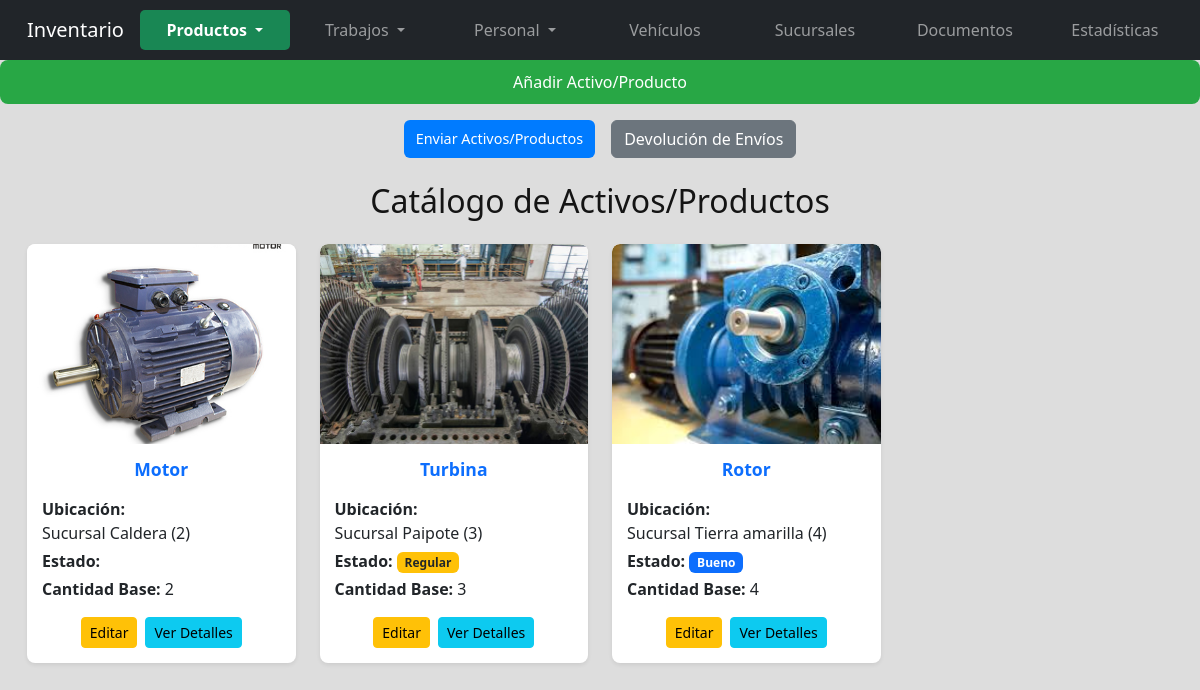
Page /activos.php (signed in) on the committed database.
### tables this page shows
CREATE TABLE `activos` (
  `idactivo` int(11) NOT NULL,
  `nombre` varchar(100) NOT NULL,
  `idcategoria` int(11) NOT NULL,
  `nro_asignacion` varchar(50) DEFAULT NULL,
  `estado` varchar(50) DEFAULT NULL,
  `descripcion` text DEFAULT NULL,
  `cantidad` int(11) DEFAULT 1,
  `img` varchar(255) DEFAULT NULL,
  `fecha_registro` datetime DEFAULT current_timestamp(),
  `idubicacion` int(11) DEFAULT NULL
);

### activos.php (the view, shortened to what this page needs)
<?php
include 'db.php';
$sql = "SELECT a.*, c.nombre AS categoria, u.nombre AS ubicacion
        FROM activos a
        LEFT JOIN categoria c ON a.idcategoria = c.idcategoria
        LEFT JOIN ubicaciones u ON a.idubicacion = u.idubicacion
        ORDER BY a.fecha_registro DESC";
$result = $conn->query($sql);
?>
<!DOCTYPE html>
<html lang="es">
<head>
  <link href="https://cdn.jsdelivr.net/npm/bootstrap@5.3.2/dist/css/bootstrap.min.css" rel="stylesheet">
  <link rel="stylesheet" href="css/style.css">
 <link href="https://cdn.jsdelivr.net/npm/select2@4.1.0-rc.0/dist/css/select2.min.css" rel="stylesheet" />
  <link rel="stylesheet" href="https://cdn.jsdelivr.net/npm/sweetalert2@11/dist/sweetalert2.min.css">
</head>
<body>
<?php $pagina = basename($_SERVER['PHP_SELF']); ?>
<nav class="navbar navbar-expand-lg navbar-dark bg-dark fixed-top">
    <div class="container-fluid">
        <a class="navbar-brand" href="#">Inventario</a>
        <div class="collapse navbar-collapse justify-content-center" id="navbarNav">
            <ul class="navbar-nav">
                <li class="nav-item dropdown">
                    <a class="nav-link dropdown-toggle <?= ($pagina == 'index.php' || $pagina == 'activos.php') ? 'active-parent' : '' ?>"
                       href="#" id="inventarioDropdown" role="button" data-bs-toggle="dropdown" aria-expanded="false">
                        Productos
                    </a>
                </li>
                <li class="nav-item dropdown">
                    <a class="nav-link dropdown-toggle <?= in_array($pagina, ['trabajos.php','clientes.php','devoluciones.php','ordenesCompra.php']) ? 'active-parent' : '' ?>"
                       href="#" id="trabajosDropdown" role="button" data-bs-toggle="dropdown" aria-expanded="false">
                        Trabajos
                    </a>
                </li>
                <li class="nav-item dropdown">
                    <a class="nav-link dropdown-toggle <?= in_array($pagina, ['empleados.php','usuarios.php']) ? 'active-parent' : '' ?>"
                       href="#" id="personalDropdown" role="button" data-bs-toggle="dropdown" aria-expanded="false">
                        Personal
                    </a>
                </li>
                <li class="nav-item"><a class="nav-link <?= ($pagina == 'vehiculos.php') ? 'active' : '' ?>" href="vehiculos.php">Vehículos</a></li>
                <li class="nav-item"><a class="nav-link <?= ($pagina == 'sucursal.php') ? 'active' : '' ?>" href="sucursal.php">Sucursales</a></li>
                <li class="nav-item"><a class="nav-link <?= ($pagina == 'documentos.php') ? 'active' : '' ?>" href="documentos.php">Documentos</a></li>
                <li class="nav-item"><a class="nav-link <?= ($pagina == 'estadisticas.php') ? 'active' : '' ?>" href="estadisticas.php">Estadísticas</a></li>
                <li class="nav-item"><a class="nav-link <?= ($pagina == 'historial.php') ? 'active' : '' ?>" href="historial.php">Historial</a></li>
            </ul>
        </div>
    </div>
</nav>
<div class="text-end mb-3">
  <button class="btn btn-success" data-bs-toggle="modal" data-bs-target="#modalAgregarActivo">
    <i class="fas fa-plus"></i> Añadir Activo/Producto
  </button>
</div>
<div class="d-flex justify-content-center gap-3 mb-3">
  <button class="btn btn-primary" data-bs-toggle="modal" data-bs-target="#modalEnviarActivos">
    <i class="fas fa-location-arrow"></i> Enviar Activos/Productos
  </button>
  <button class="btn btn-secondary" data-bs-toggle="modal" data-bs-target="#modalDevolucionEnvios">
    <i class="fas fa-undo-alt"></i> Devolución de Envíos
  </button>
</div>
<div class="container mt-4">
  <h2 class="text-center mb-4">Catálogo de Activos/Productos</h2>
  <div class="row">
    <?php
    function obtenerClaseEstado($estado) {
        return match ($estado) {
          'Óptimo'      => 'bg-success text-white',
          'Bueno'       => 'bg-primary text-white',
          'Regular'     => 'bg-warning text-dark',
          'Deficiente'  => 'bg-danger text-white',
          'Inoperativa' => 'bg-dark text-white',
          default       => 'bg-secondary text-white',
        };
      }
      function obtenerUbicacionesActivas($conn, $id_activo, $id_ubicacion_base, $cantidad_actual) {
    $ubicaciones = [];
    $cantidad_enviada = 0;
    $nombre_base = 'Base';
    if ($id_ubicacion_base) {
        $res_base = $conn->query("SELECT nombre FROM ubicaciones WHERE idubicacion = $id_ubicacion_base");
        if ($res_base && $base = $res_base->fetch_assoc()) {
            $nombre_base = $base['nombre'];
        }
    }
    $sql = "
        SELECT u.nombre,
               SUM(ed.cantidad_enviada)
               - IFNULL(SUM(dev.cantidad_devuelta), 0)
               - IFNULL(SUM(uso.cantidad_usada), 0) AS cantidad
        FROM envio_detalle ed
        JOIN envio e ON ed.envio_id = e.idenvio
        JOIN ubicaciones u ON e.ubicacion_id = u.idubicacion
        LEFT JOIN (
            SELECT envio_id, activo_id, SUM(cantidad_devuelta) AS cantidad_devuelta
            FROM envio_devolucion
            WHERE activo_id = $id_activo
            GROUP BY envio_id, activo_id
        ) dev ON dev.envio_id = ed.envio_id AND dev.activo_id = ed.activo_id
        LEFT JOIN (
            SELECT envio_id, activo_id, SUM(cantidad) AS cantidad_usada
            FROM activos_usados
            WHERE activo_id = $id_activo
            GROUP BY envio_id, activo_id
        ) uso ON uso.envio_id = ed.envio_id AND uso.activo_id = ed.activo_id
        WHERE ed.activo_id = $id_activo
        GROUP BY u.idubicacion
        HAVING cantidad > 0
    ";
    $res = $conn->query($sql);
    if ($res) {
        while ($row = $res->fetch_assoc()) {
            $ubicaciones[] = "{$row['nombre']} ({$row['cantidad']})";
            $cantidad_enviada += $row['cantidad'];
        }
    }
    if ($cantidad_actual > 0 && $nombre_base !== '') {
        $ubicaciones[] = "$nombre_base ($cantidad_actual)";
    }
    return implode(', ', $ubicaciones);
}
    if ($result->num_rows > 0) {
      while ($row = $result->fetch_assoc()) {
        $img = !empty($row['img']) ? "img/" . htmlspecialchars($row['img']) : "img/no-image.png";
        $nombre = htmlspecialchars($row['nombre']);
        $cantidad = intval($row['cantidad']);
$ubicacion = obtenerUbicacionesActivas($conn, $row['idactivo'], $row['idubicacion'], $cantidad);
        $estado = htmlspecialchars($row['estado']);
        echo "
        <div class='col-lg-3 col-md-4 col-sm-6 mb-4'>
          <div class='card h-100 shadow-sm border-0 rounded-3'>
            <img src='$img' class='card-img-top' alt='Imagen del activo' style='height: 200px; object-fit: cover; border-top-left-radius: .5rem; border-top-right-radius: .5rem;'>
            <div class='card-body d-flex flex-column'>
              <h5 class='card-title text-primary text-center fw-bold mb-3'>$nombre</h5>
              <p class='mb-1'><i class='fas fa-map-marker-alt text-muted'></i> <strong>Ubicación:</strong><br> $ubicacion</p>
              <p class='mb-1'>
                <i class='fas fa-circle-notch text-muted'></i> <strong>Estado:</strong>
                <span class='badge " . obtenerClaseEstado($estado) . "'>$estado</span>
              </p>
              <p class='mb-3'><i class='fas fa-boxes text-muted'></i> <strong>Cantidad Base:</strong> $cantidad</p>
              <div class='mt-auto'>
                <div class='d-flex justify-content-center gap-2 flex-wrap'>
                  <button class='btn btn-warning btn-sm btnEditarActivo'
                          data-idactivo='{$row['idactivo']}'
                          data-bs-toggle='modal'
                          data-bs-target='#modalEditarActivo'>
                    <i class='fas fa-edit'></i> Editar
                  </button>
                  <button class='btn btn-info btn-sm btnVerDetallesActivo'
                          data-idactivo='{$row['idactivo']}'
                          data-bs-toggle='modal'
                          data-bs-target='#modalVerActivo'>
                    <i class='fas fa-eye'></i> Ver Detalles
                  </button>
                </div>
              </div>
            </div>
          </div>
        </div>";
      }
    } else {
      echo "<p class='text-center'>No hay activos registrados.</p>";
    }
    ?>
  </div>
</div>
</body>
</html>

### css/style.css (style rules this page uses)
.navbar-nav { display: flex; justify-content: center; width: 100%; }
.navbar-nav .nav-item { flex: 1; text-align: center; min-width: 150px; }
.navbar { height: 60px; padding: 10px 15px; display: flex; align-items: center; }
.btn-success { background: #28a745; border: none; padding: 10px 15px; font-size: 1rem; border-radius: 8px; transition: 0.3s; display: block; width: 100%; }
.btn-primary { background: #007bff; border: none; padding: 8px 12px; font-size: 0.9rem; border-radius: 6px; transition: 0.3s; }
.container { max-width: 98% !important; padding: 0 15px; }
.card { border-radius: 10px; overflow: hidden; transition: transform 0.2s ease-in-out, box-shadow 0.3s ease-in-out; }
.card-img-top { cursor: pointer; transition: filter 0.3s ease-in-out; }
.card-title { font-size: 1.1rem; font-weight: bold; text-align: center; color: #333; }
.card-body { padding: 15px; text-align: left; }

### activos.php (style rules this page uses)
body { background-color:rgb(221, 221, 221); color:rgb(20, 20, 20); }
.navbar .nav-link.active-parent { background-color: #198754; color: white !important; font-weight: bold; border-radius: 5px; }
@media (min-width: 579px) { body { padding-top: 60px; } }

### rows in the picture
activos: img (picture), nombre "Motor", ubicacion "Sucursal Caldera (2)", cantidad "2"
activos: img (picture), nombre "Turbina", ubicacion "Sucursal Paipote (3)", estado "Regular", cantidad "3"
activos: img (picture), nombre "Rotor", ubicacion "Sucursal Tierra amarilla (4)", estado "Bueno", cantidad "4"
